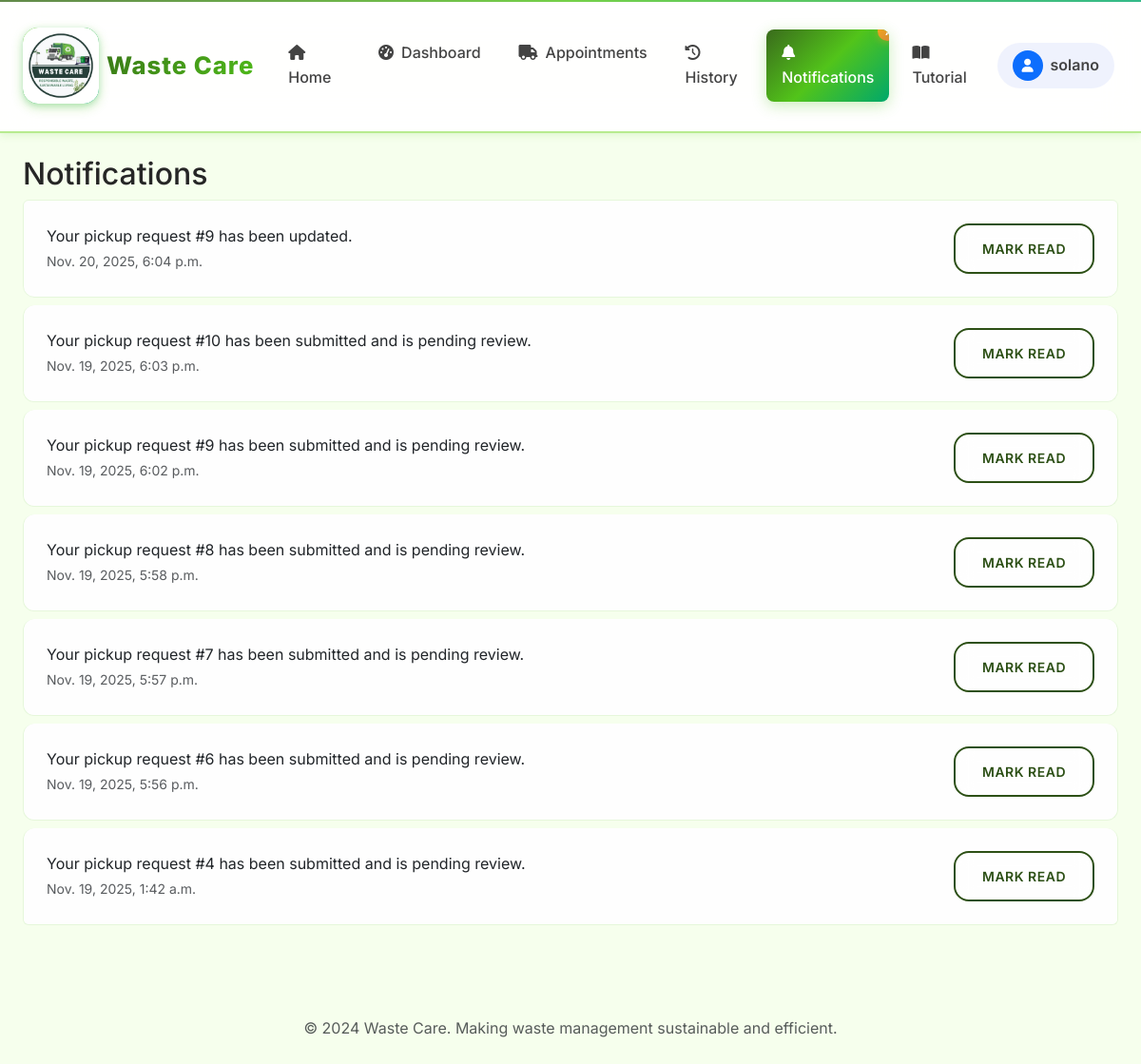
The page /notifications/ (signed in) on the database its author committed.
### core/models.py (models this page shows, shortened)
class User(AbstractUser):
    ROLE_CHOICES = [
        ("residents", "Residents"),
        ("staff", "Staff"),
        ("admin", "Admin"),
    ]
    role = models.CharField(max_length=20, choices=ROLE_CHOICES, default="residents")

class Notification(models.Model):
    user = models.ForeignKey(User, on_delete=models.CASCADE, related_name="notifications")
    message = models.CharField(max_length=255)
    created_at = models.DateTimeField(auto_now_add=True)
    is_read = models.BooleanField(default=False)

### core/views.py (the view)
# urls.py: path("notifications/", views.notifications, name="notifications"),
@login_required
def notifications(request):
    notes = Notification.objects.filter(user=request.user).order_by("-created_at")
    if request.method == 'POST' and 'mark_all_read' in request.POST:
        Notification.objects.filter(user=request.user, is_read=False).update(is_read=True)
        messages.success(request, "All notifications marked as read.")
        return redirect('core:notifications')
    return render(request, "core/notifications.html", {"notifications": notes})

### core/context_processors.py (called while the page is built)
def navbar_context(request):
    context = {
        'MAPTILER_API_KEY': settings.MAPTILER_API_KEY,
    }
    if request.user.is_authenticated:
        context['unread_notifications'] = Notification.objects.filter(
            user=request.user,
            is_read=False
        ).count()
    else:
        context['unread_notifications'] = 0
    return context

### core/templates/core/notifications.html
{% extends "base.html" %}
{% block content %}
<h2>Notifications</h2>
<div class="list-group">
  {% for n in notifications %}
    <div class="list-group-item d-flex justify-content-between align-items-center">
      <div>
        <div>{{ n.message }}</div>
        <small class="text-muted">{{ n.created_at }}</small>
      </div>
      {% if not n.is_read %}
        <a class="btn btn-sm btn-outline-primary" href="{% url 'core:notification_mark_read' n.pk %}">Mark read</a>
      {% endif %}
    </div>
  {% empty %}
    <div class="list-group-item">No notifications.</div>
  {% endfor %}
  </div>
{% endblock %}

### waste_care/templates/includes/navbar.html (shortened to what this page needs)
{% load static %}
<nav class="navbar navbar-expand-lg sticky-top">
  <div class="container-fluid px-4">
    <a class="navbar-brand d-flex align-items-center" href="{% url 'core:home' %}">
      <div class="brand-icon me-2">
        <img src="{% static 'img/image1.jpg' %}" alt="Waste Care logo" class="brand-icon-image">
      </div>
      <span class="brand-text">Waste Care</span>
    </a>
    <div class="collapse navbar-collapse" id="navbarNav">
      <ul class="navbar-nav me-auto">
        <li class="nav-item">
          <a class="nav-link {% if request.resolver_match.url_name == 'home' %}active{% endif %}" href="{% url 'core:home' %}">
            <i class="fas fa-home me-2"></i>Home
          </a>
        </li>
        <li class="nav-item dropdown">
          <a class="nav-link dropdown-toggle {% if 'dashboard' in request.resolver_match.url_name %}active{% endif %}" href="#" id="dashboardDropdown" role="button" data-bs-toggle="dropdown" aria-expanded="false">
            <i class="fas fa-tachometer-alt me-2"></i>Dashboard
          </a>
        </li>
        <li class="nav-item dropdown">
          <a class="nav-link dropdown-toggle " href="#" id="appointmentsDropdown" role="button" data-bs-toggle="dropdown" aria-expanded="false">
            <i class="fas fa-truck me-2"></i>Appointments
          </a>
        </li>
        <li class="nav-item">
          <a class="nav-link {% if request.resolver_match.url_name == 'history' %}active{% endif %}" href="{% url 'core:history' %}">
            <i class="fas fa-history me-2"></i>History
          </a>
        </li>
        <li class="nav-item">
          <a class="nav-link {% if request.resolver_match.url_name == 'notifications' %}active{% endif %}" href="{% url 'core:notifications' %}">
            <i class="fas fa-bell me-2"></i>Notifications
            {% if unread_notifications > 0 %}
              <span class="notification-badge">{{ unread_notifications }}</span>
            {% endif %}
          </a>
        </li>
        <li class="nav-item">
          <a class="nav-link {% if request.resolver_match.url_name == 'tutorial' %}active{% endif %}" href="{% url 'core:tutorial' %}">
            <i class="fas fa-book-open me-2"></i>Tutorial
          </a>
        </li>
      </ul>
      <ul class="navbar-nav">
        {% if user.is_authenticated %}
          <li class="nav-item dropdown">
            <a class="nav-link dropdown-toggle d-flex align-items-center px-3 py-2" href="#" id="userDropdown" role="button" data-bs-toggle="dropdown">
              <div class="rounded-circle bg-primary d-flex align-items-center justify-content-center me-2" style="width: 32px; height: 32px;">
                <i class="fas fa-user text-white" style="font-size: 0.875rem;"></i>
              </div>
              <span class="fw-semibold">{{ user.username }}</span>
            </a>
          </li>
        {% endif %}
      </ul>
    </div>
  </div>
</nav>

### rows shown on the page
User: username "solano"
Notification: message "Your pickup request #9 has been updated.", created_at "Nov. 20, 2025, 6:04 p.m.", is_read "MARK READ"
Notification: message "Your pickup request #10 has been submitted and is pending review.", created_at "Nov. 19, 2025, 6:03 p.m.", is_read "MARK READ"
Notification: message "Your pickup request #9 has been submitted and is pending review.", created_at "Nov. 19, 2025, 6:02 p.m.", is_read "MARK READ"
Notification: message "Your pickup request #8 has been submitted and is pending review.", created_at "Nov. 19, 2025, 5:58 p.m.", is_read "MARK READ"
Notification: message "Your pickup request #7 has been submitted and is pending review.", created_at "Nov. 19, 2025, 5:57 p.m.", is_read "MARK READ"
Notification: message "Your pickup request #6 has been submitted and is pending review.", created_at "Nov. 19, 2025, 5:56 p.m.", is_read "MARK READ"
Notification: message "Your pickup request #4 has been submitted and is pending review.", created_at "Nov. 19, 2025, 1:42 a.m.", is_read "MARK READ"
